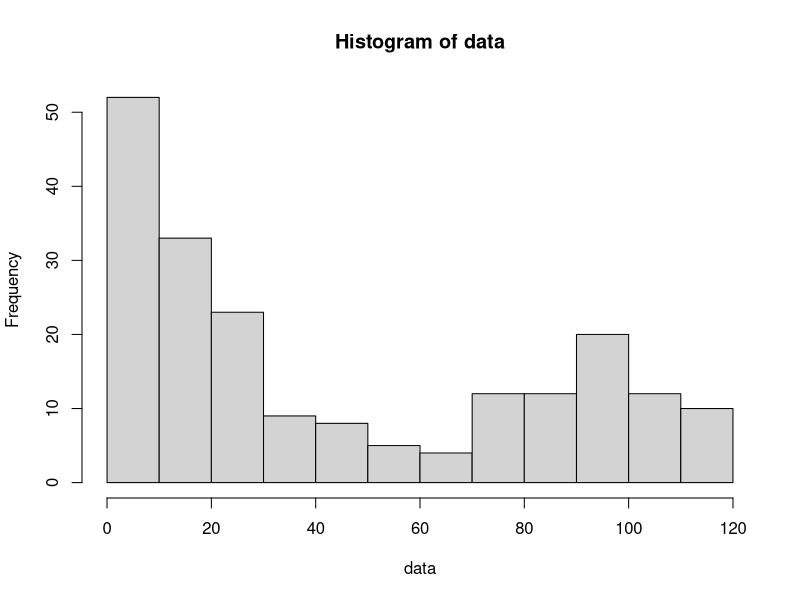
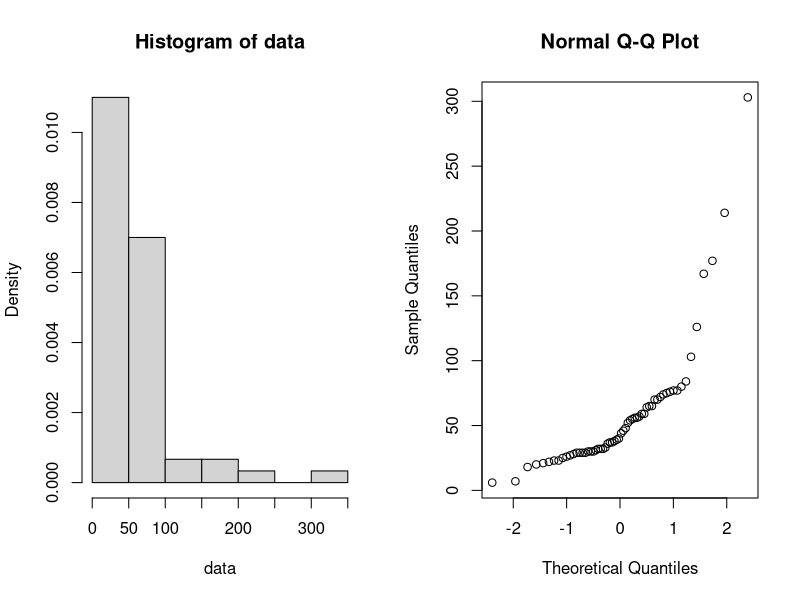
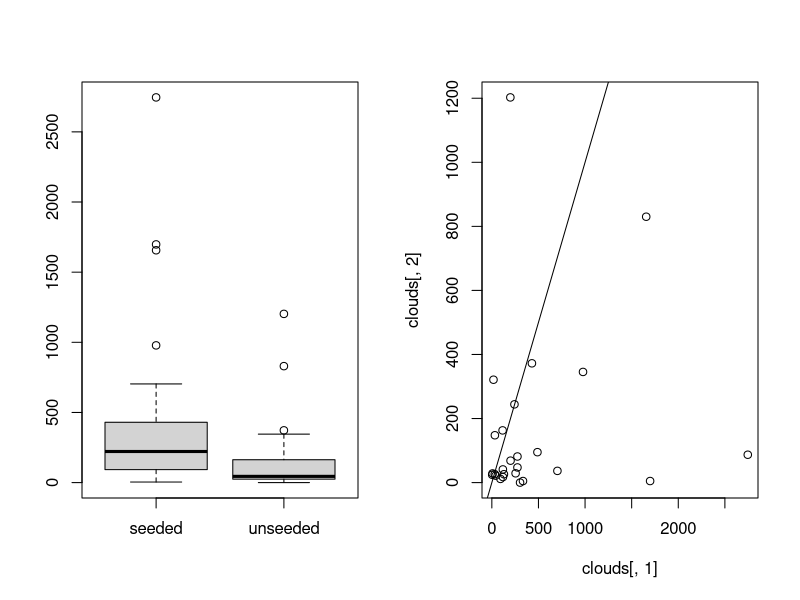
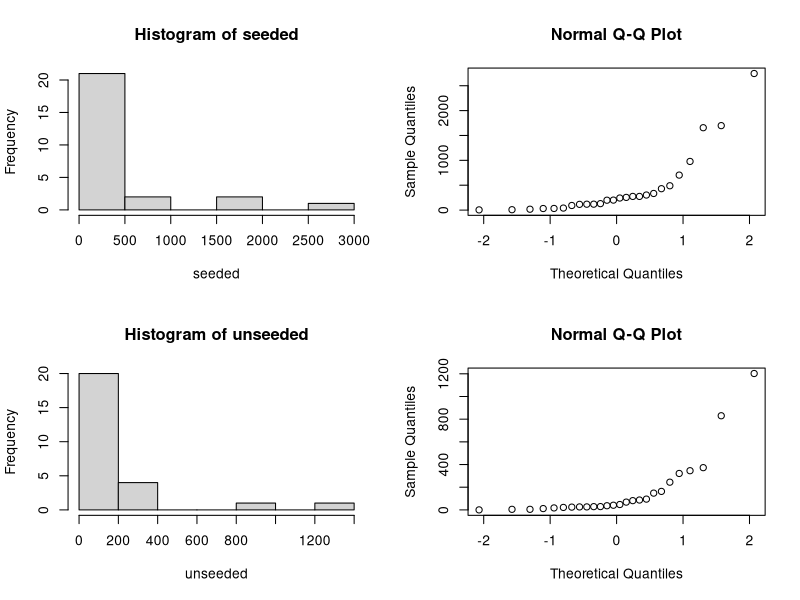
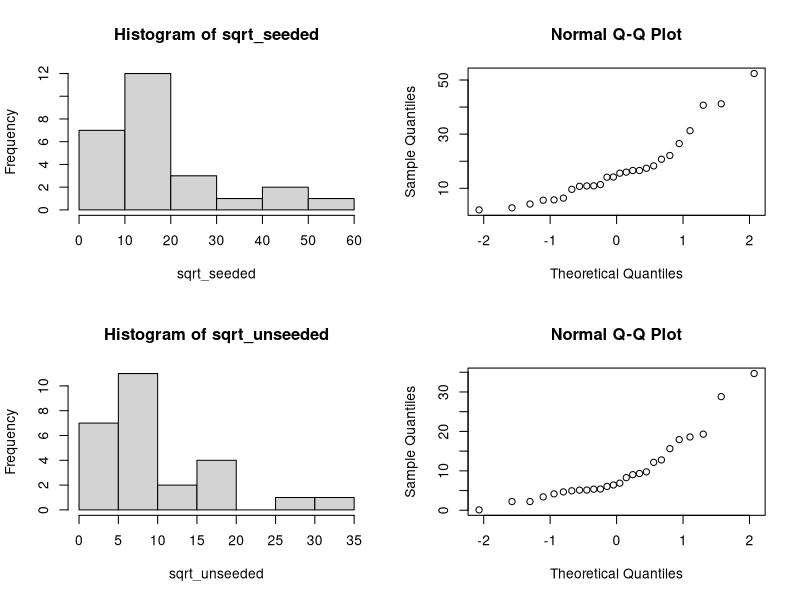
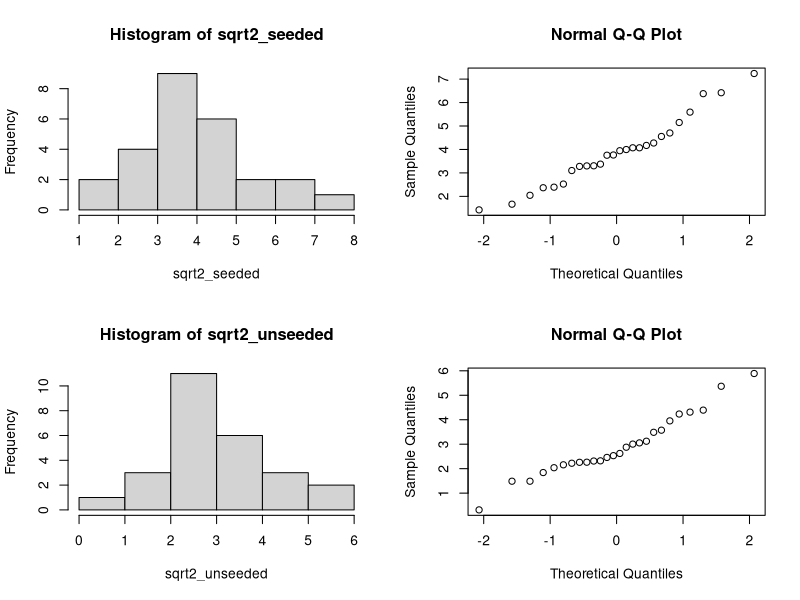
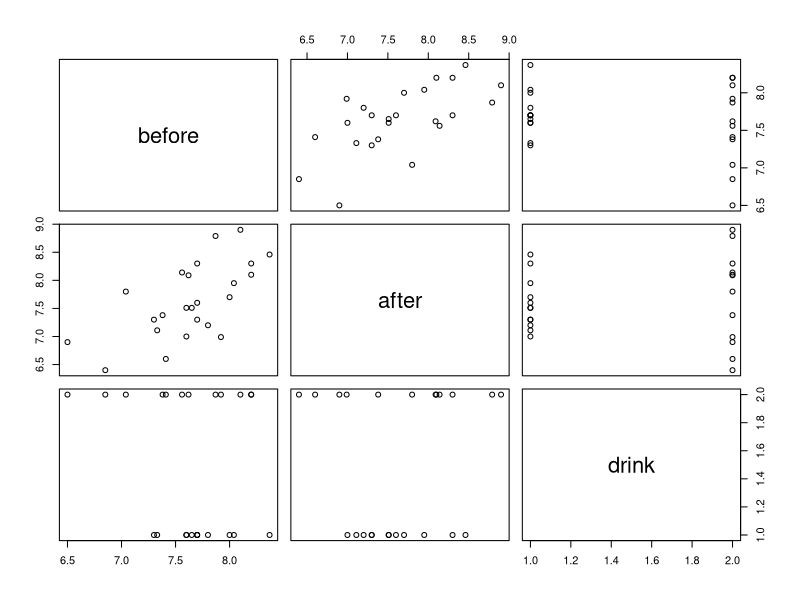
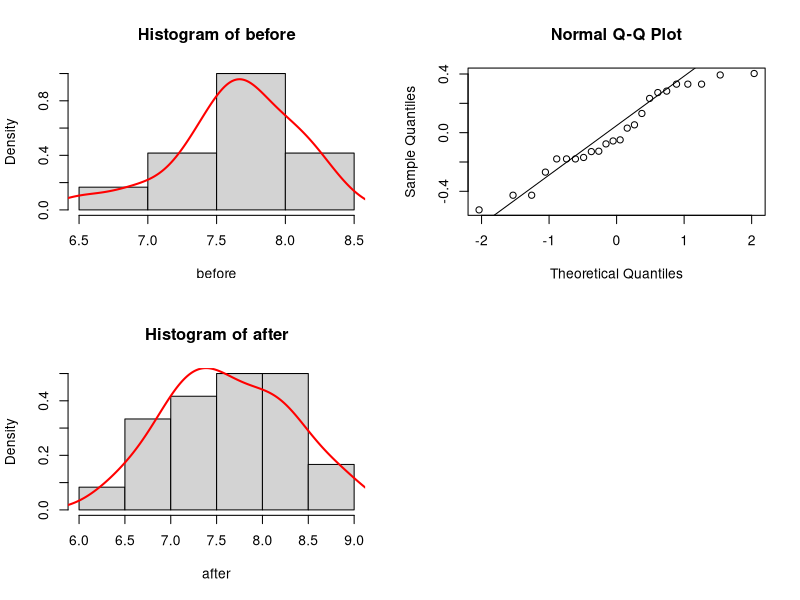

These charts were generated, in order, by the following R code:
## ---- chunk 1
data = read.table("telephone.txt", header=TRUE)
data = data[,1]

seqconst = seq(0.01,0.1,0.001)
constindex = 1
parr = numeric(length(seqconst))

x=seq(0,max(data),length=1000)

t_stat = median(data)
B = 1000
tstar = numeric(B)
n = length(data)
## ---- chunk 2

for(j in seqconst){
  for(i in 1:B){
    xstar = rexp(n,j)
    tstar[i] = median(xstar)
  }
  
  pl = sum(tstar<t_stat)/B
  pr=sum(tstar>t_stat)/B
  p = 2*min(pl,pr)
  parr[constindex] = p
  constindex = constindex+1
}

seqconst[parr>0.05]
## ---- chunk 3
hist(data)
## ---- chunk 4
data = scan("klm.txt")
par(mfrow=c(1,2))
hist(data, prob=T)
qqnorm(data)
## ---- chunk 5
# m0 = 31 - expected median duration
m0 = 31
ns = sum(data <= m0) #number of successes
nt = length(data) #number of trials
result = binom.test(ns,nt,p=0.5) # p=0.5 - we consider median duration (N/2)
result
p = result[[3]]
p
## ---- chunk 6
ns2 = sum(data > 72); # amount of deliveries that exceeded 72 days
result = binom.test(ns2,nt,p=0.1) # p=0.1 - we consider that at most 10% of data is successfull
result
p = result[[3]]
p
## ---- chunk 7
clouds = read.table("clouds.txt",header=TRUE)
par(mfrow=c(1,2))
boxplot(clouds[,1],clouds[,2],names=c("seeded","unseeded"))
plot(clouds[,1],clouds[,2])
abline(0,1)

seeded = clouds[,1]
unseeded = clouds[,2]
## ---- chunk 8
cor.test(seeded,unseeded,method="spearman")
## ---- chunk 9
par(mfrow=c(2,2))
hist(seeded)
qqnorm(seeded)
hist(unseeded)
qqnorm(unseeded)
## ---- chunk 10
t.test(seeded,unseeded)
## ---- chunk 11
wilcox.test(seeded,unseeded)
## ---- chunk 12
ks.test(seeded,unseeded)
## ---- chunk 13
sqrt_seeded = sqrt(seeded)
sqrt_unseeded = sqrt(unseeded)

par(mfrow=c(2,2))
hist(sqrt_seeded)
qqnorm(sqrt_seeded)
hist(sqrt_unseeded)
qqnorm(sqrt_unseeded)
## ---- chunk 14
t.test(sqrt_seeded,sqrt_unseeded)
## ---- chunk 15
wilcox.test(sqrt_seeded,sqrt_unseeded)
## ---- chunk 16
ks.test(sqrt_seeded,sqrt_unseeded)
## ---- chunk 17
sqrt2_seeded = sqrt(sqrt(seeded))
sqrt2_unseeded = sqrt(sqrt(unseeded))

par(mfrow=c(2,2))
hist(sqrt2_seeded)
qqnorm(sqrt2_seeded)
hist(sqrt2_unseeded)
qqnorm(sqrt2_unseeded)
## ---- chunk 18
t.test(sqrt2_seeded,sqrt2_unseeded)
## ---- chunk 19
wilcox.test(sqrt2_seeded,sqrt2_unseeded)
## ---- chunk 20
ks.test(sqrt2_seeded,sqrt2_unseeded)
## ---- chunk 21
par(mfrow=c(2,2))
data = read.table("run.txt", header=TRUE)
before = data[,1]
after = data[,2]
soft_d_before = before[1:12]
soft_d_after = after[1:12]
energy_d_before = before[13:24]
energy_d_after = after[13:24]
drink_type = data[,3]
## ---- chunk 22
min(before);mean(before);max(before);median(before)
min(after);mean(after);max(after);median(after)


plot(data)
hist(before, freq=FALSE); lines(density(before), col="red",lwd=2)
hist(after, freq=FALSE); lines(density(after), col="red", lwd=2) 
## ---- chunk 23
#Q2
#test difference in speed before and after soft drink
t.test(soft_d_before, soft_d_after, paired=TRUE)

#test difference in speed before and after energy drink
t.test(energy_d_before, energy_d_after, paired=TRUE)
## ---- chunk 24
diffarr = numeric(length(before))
 for(i in 1:length(before)){
   diffarr[i] = abs(after[i]-before[i])
 }
 
 drinkframe=data.frame(difference=diffarr, variety=factor(data[,3]))
 
 drinkaov = lm(difference~variety,data=drinkframe)
 anova(drinkaov)
 summary(drinkaov)
## ---- chunk 25
res = residuals(drinkaov)
## ---- chunk 26
qqnorm(res); qqline(res)
